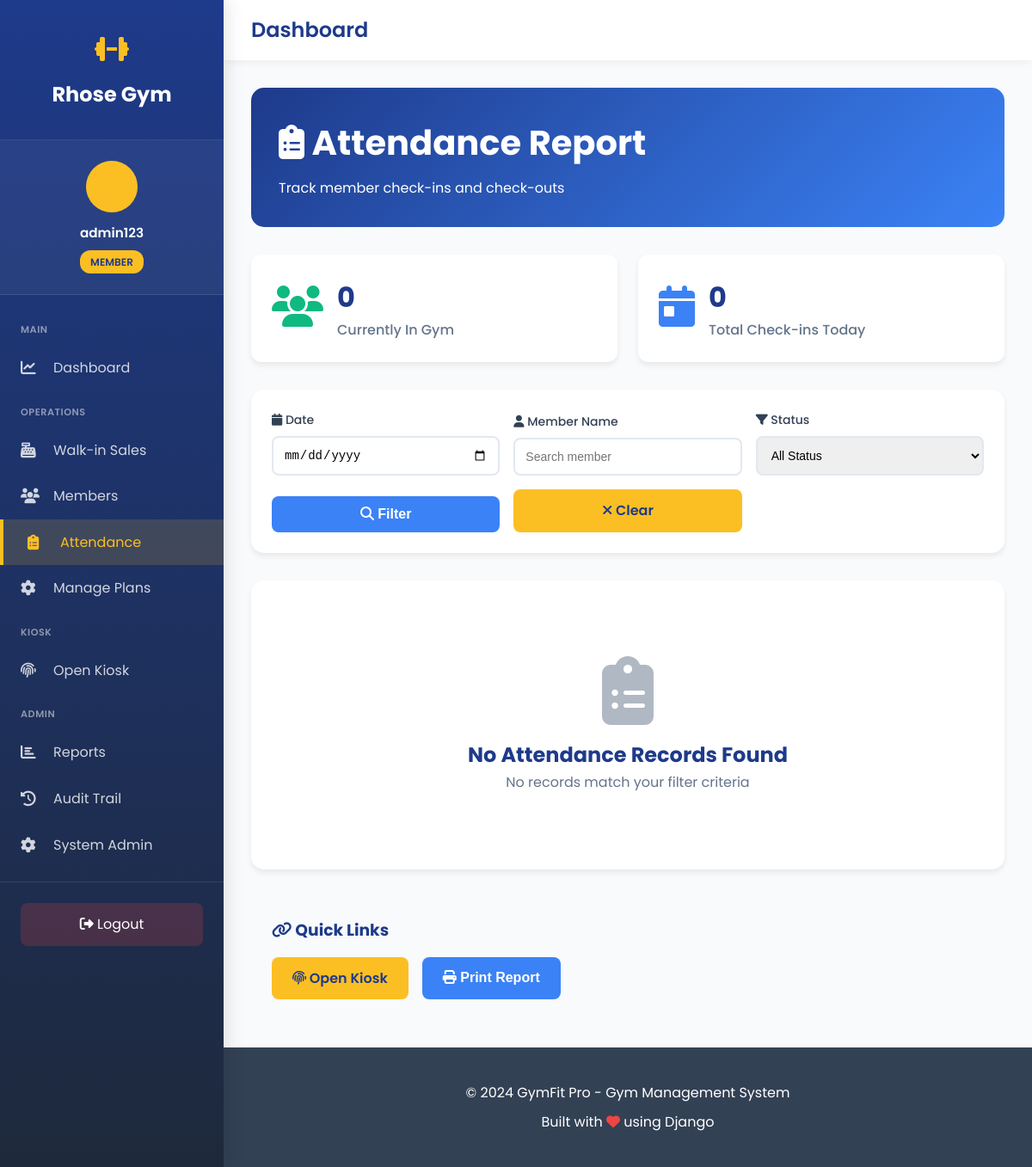
The app's page /attendance/ (signed in), older data.
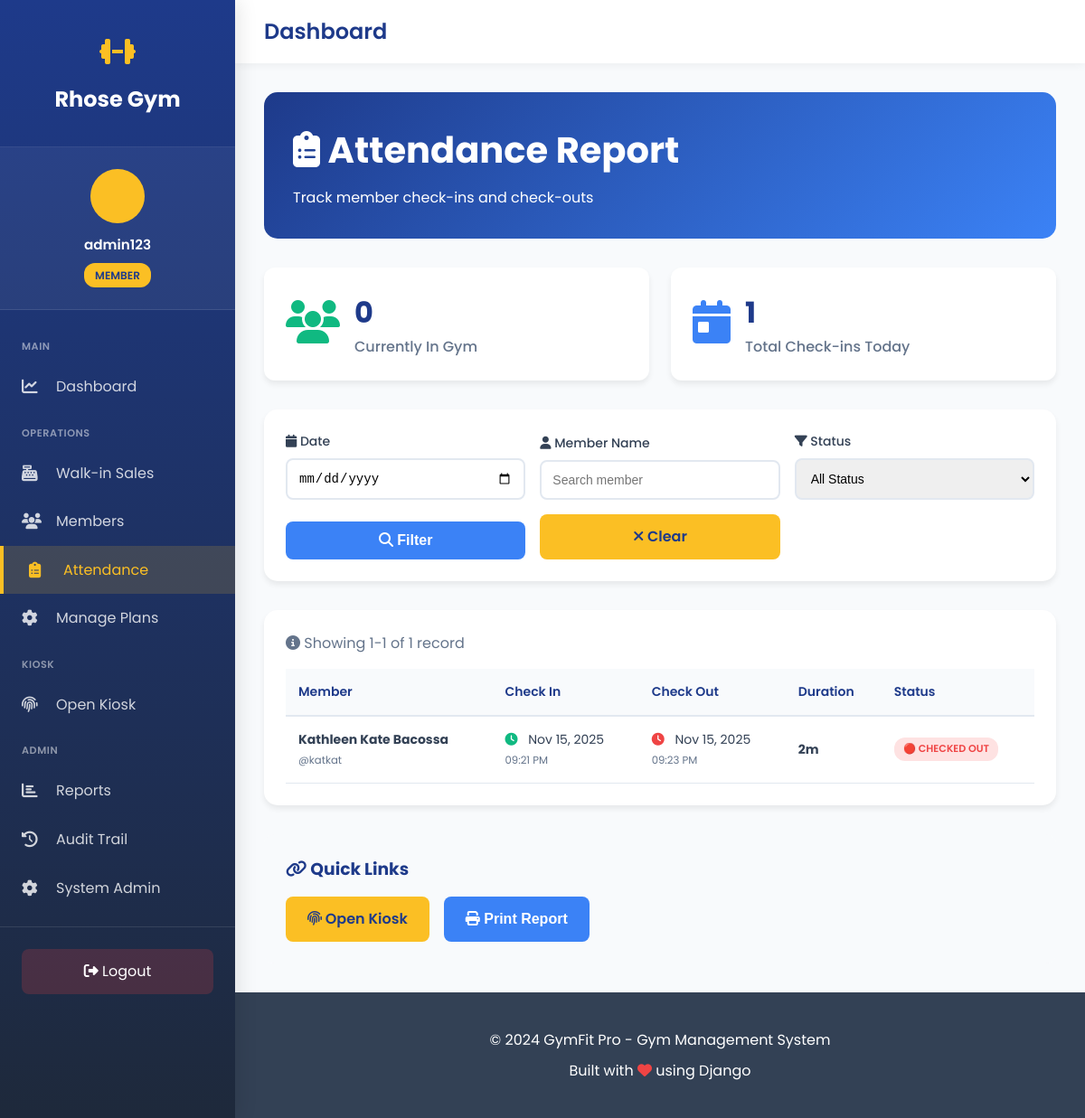
The same page, newer data.
### gym_app/models.py (models this page shows, shortened)
class Attendance(models.Model):
    user = models.ForeignKey(
        User,
        on_delete=models.CASCADE,
        related_name='attendances'
    )
    check_in = models.DateTimeField(auto_now_add=True)
    check_out = models.DateTimeField(null=True, blank=True)
    duration_minutes = models.IntegerField(null=True, blank=True)
    notes = models.TextField(blank=True, null=True)
    class Meta:
        db_table = 'attendance'
        verbose_name = 'Attendance'
        verbose_name_plural = 'Attendance Records'
        ordering = ['-check_in']
        indexes = [
            models.Index(fields=['-check_in']),
            models.Index(fields=['user', '-check_in']),
        ]
    def is_checked_in(self):
        return self.check_out is None
    def get_duration_display(self):
        if not self.duration_minutes:
            return "In progress"
        hours = self.duration_minutes // 60
        minutes = self.duration_minutes % 60
        if hours > 0:
            return f"{hours}h {minutes}m"
        return f"{minutes}m"

class User(AbstractUser):
    ROLE_CHOICES = [
        ('admin', 'Admin'),
        ('staff', 'Staff'),
        ('member', 'Member'),
    ]
    role = models.CharField(max_length=10, choices=ROLE_CHOICES, default='member')
    mobile_no = models.CharField(max_length=20, blank=True, null=True)
    address = models.TextField(blank=True, null=True)
    birthdate = models.DateField(blank=True, null=True)
    age = models.IntegerField(blank=True, null=True)
    kiosk_pin = models.CharField(
        max_length=6,
        blank=True,
        null=True,
        unique=True,
        help_text="6-digit PIN for kiosk check-in/out",
        verbose_name="Kiosk PIN"
    )
    created_at = models.DateTimeField(auto_now_add=True)
    updated_at = models.DateTimeField(auto_now=True)
    class Meta:
        db_table = 'users'
        verbose_name = 'User'
        verbose_name_plural = 'Users'
    def is_admin(self):
        return self.role == 'admin' or self.is_superuser
    def is_staff_or_admin(self):
        return self.role in ['admin', 'staff'] or self.is_superuser or self.is_staff

### gym_app/views.py (the view, shortened to what this page needs)
# urls.py: path('attendance/', views.attendance_report, name='attendance_report'),
@login_required
def attendance_report(request):
    if not request.user.is_staff_or_admin():
        messages.error(request, 'Access denied.')
        return redirect('dashboard')
    date_filter = request.GET.get('date', '')
    user_filter = request.GET.get('user', '')
    status_filter = request.GET.get('status', '')
    attendances = Attendance.objects.select_related('user').all()
    if user_filter:
        attendances = attendances.filter(
            Q(user__username__icontains=user_filter) |
            Q(user__first_name__icontains=user_filter) |
            Q(user__last_name__icontains=user_filter)
        )
    if status_filter == 'in':
        attendances = attendances.filter(check_out__isnull=True)
    elif status_filter == 'out':
        attendances = attendances.filter(check_out__isnull=False)
    currently_checked_in = Attendance.objects.filter(
        check_out__isnull=True
    ).select_related('user').count()
    today_checkins = Attendance.objects.filter(
        check_in__date=date.today()
    ).count()
    from django.core.paginator import Paginator
    paginator = Paginator(attendances, 50)
    page_number = request.GET.get('page')
    page_obj = paginator.get_page(page_number)
    context = {
        'page_obj': page_obj,
        'date_filter': date_filter,
        'user_filter': user_filter,
        'status_filter': status_filter,
        'currently_checked_in': currently_checked_in,
        'today_checkins': today_checkins,
    }
    return render(request, 'gym_app/attendance_report.html', context)

### templates/gym_app/attendance_report.html (shortened to what the changed rows need)
{% extends 'gym_app/base_sidebar.html' %}
{% block content %}
{% load static %}
<link rel="stylesheet" href="{% static 'gym_app/css/pages/audit_trail.css' %}">
<div class="page-header">
    <h1><i class="fas fa-clipboard-list"></i> Attendance Report</h1>
</div>
<div style="display: grid; grid-template-columns: repeat(auto-fit, minmax(250px, 1fr)); gap: 1.5rem; margin-bottom: 2rem;">
    <div style="background: var(--white); padding: 1.5rem; border-radius: 12px; box-shadow: 0 4px 6px rgba(0, 0, 0, 0.07);">
        <div style="display: flex; align-items: center; gap: 1rem;">
            <div>
                <h3 style="font-size: 2rem; font-weight: 700; color: var(--primary-blue); margin: 0;">{{ today_checkins }}</h3>
                <p style="color: var(--gray); margin: 0; font-weight: 500;">Total Check-ins Today</p>
            </div>
        </div>
    </div>
</div>
<div class="table-container">
    {% if page_obj %}
    <p style="color: var(--gray); margin-bottom: 1rem;">
        <i class="fas fa-info-circle"></i>
        Showing {{ page_obj.start_index }}-{{ page_obj.end_index }} of {{ page_obj.paginator.count }} record{{ page_obj.paginator.count|pluralize }}
    </p>
    <table>
        <thead>
            <tr>
                <th>Member</th>
                <th>Check In</th>
                <th>Check Out</th>
                <th>Duration</th>
                <th>Status</th>
            </tr>
        </thead>
        <tbody>
            {% for attendance in page_obj %}
            <tr>
                <td>
                    <strong>{{ attendance.user.get_full_name }}</strong><br>
                    <small style="color: var(--gray);">@{{ attendance.user.username }}</small>
                </td>
                <td>
                    <i class="fas fa-clock action-icon" style="color: var(--success);"></i>
                    {{ attendance.check_in|date:"M d, Y" }}<br>
                    <small style="color: var(--gray);">{{ attendance.check_in|date:"h:i A" }}</small>
                </td>
                <td>
                    {% if attendance.check_out %}
                        <i class="fas fa-clock action-icon" style="color: var(--danger);"></i>
                        {{ attendance.check_out|date:"M d, Y" }}<br>
                        <small style="color: var(--gray);">{{ attendance.check_out|date:"h:i A" }}</small>
                    {% else %}
                        <em style="color: var(--gray);">Still in gym</em>
                    {% endif %}
                </td>
                <td>
                    <strong>{{ attendance.get_duration_display }}</strong>
                </td>
                <td>
                    {% if attendance.is_checked_in %}
                        <span class="badge badge-info">
                            🟢 IN GYM
                        </span>
                    {% else %}
                        <span class="badge badge-error">
                            🔴 CHECKED OUT
                        </span>
                    {% endif %}
                </td>
            </tr>
            {% endfor %}
        </tbody>
    </table>
    {% else %}
    <div class="empty-state">
        <i class="fas fa-clipboard-list"></i>
        <h2 style="color: var(--primary-blue);">No Attendance Records Found</h2>
        <p>No records match your filter criteria</p>
    </div>
    {% endif %}
</div>
{% endblock %}

Row changes from the older to the newer data that the page shows:
added Attendance: user.get_full_name "Kathleen Kate Bacossa", user.username "katkat", check_in "Nov 15, 2025", check_in "09:21 PM", check_out "Nov 15, 2025", check_out "09:23 PM", duration "2m", shows "🔴 CHECKED OUT"
Text that changed along with them:
{{ today_checkins }}: "0" → "1"
{{ page_obj.start_index }}: (not shown) → "1"
{{ page_obj.end_index }}: (not shown) → "1"
{{ page_obj.paginator.count }}: (not shown) → "1"
text no longer shown: "No Attendance Records Found No records match your filter criteria"
text now shown: "Showing - of record Member Check In Check Out Duration Status"
